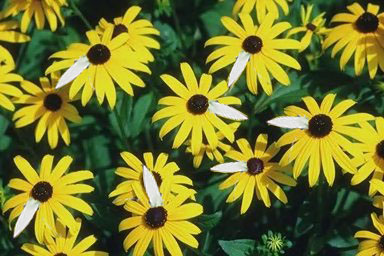
#> input picture data/casia2_splicing_sample/Tp_D_CRN_M_N_pla00035_pla00033_10997.jpg, 384 x 256 px; its folder holds 3 pictures in this run
$ python real_contour_curvature_casia2.py
#> lines starting #> are read from the running program, lines starting #| are printed output that depends on the picture; after the words box and inside, x2 and y2 are one past the last pixel; in counts of white or black regions, pixels touching at a corner belong together; pictures that were not available may be replaced by others from this repository, and a replacement may not be noted
### contour_curvature.py
"""contour_curvature.py -- G-branch: dyskretna krzywizna konturow 2D.

Patrz PREREG_CONTOUR_CURVATURE_v0.1.md dla pelnej, zamrozonej specyfikacji.
NIE jest zwiazane z operatorem Weingartena (siatki 3D,
TIMDR-Geometry-Formalism/timdr_geometry/weingarten.py) -- to osobny,
znacznie prostszy klasyczny wzor na krzywizne krzywej plaskiej (kat zmiany
kierunku na jednostke dlugosci luku), zastosowany do konturow wykrytych
przez cv2.Canny + cv2.findContours. Rowniez NIE jest zwiazane z
`detect_twist()` w i2d_core.py (to lokalna asymetria jasnosci bloku
pikseli, zupelnie inny sygnal).
"""
from __future__ import annotations

from dataclasses import dataclass
from typing import List, Optional, Sequence, Tuple

import cv2
import numpy as np

CANNY_LOW = 50
CANNY_HIGH = 150
CURVATURE_STEP = 3
MIN_CONTOUR_LEN = 20
MAD_TO_STD = 1.4826
K_ROBUST = 3.0


# [50 lines left out: functions extract_contours, contour_curvatures, image_curvatures, not called in this run]


@dataclass
class CurvatureThreshold:
    kappa_thresh: float
    median: float
    mad: float


def compute_reference_threshold(reference_grays: Sequence[np.ndarray], k: float = K_ROBUST,
                                 low: int = CANNY_LOW, high: int = CANNY_HIGH,
                                 step: int = CURVATURE_STEP) -> CurvatureThreshold:
    """Prog kappa_thresh = mediana + k*MAD (konwencja MAD calego ekosystemu
    TIMDR), wyznaczony WYLACZNIE z obrazow referencyjnych (zdrowych/
    nienaruszonych)."""
    pieces = [image_curvatures(g, low, high, step) for g in reference_grays]
    pieces = [p for p in pieces if len(p)]
    if not pieces:
        raise ValueError("brak punktow konturu w obrazach referencyjnych -- nie mozna wyznaczyc progu")
    pooled = np.concatenate(pieces)
    med = float(np.median(pooled))
    mad = float(np.median(np.abs(pooled - med)))
    thresh = med + k * mad * MAD_TO_STD
    return CurvatureThreshold(kappa_thresh=thresh, median=med, mad=mad)


# [20 lines left out: functions region_kappa_values, region_kappa_density, not called in this run]

### real_contour_curvature_casia2.py
"""real_contour_curvature_casia2.py -- test glowny na realnym podzbiorze
CASIA v2 (splicing/copy-move ground truth). Patrz
PREREG_CONTOUR_CURVATURE_v0.1.md + PREREG_CONTOUR_CURVATURE_v0.1_ADDENDUM.md
dla pelnej, zamrozonej specyfikacji -- uruchamiane DOPIERO po przejsciu
bramki syntetycznej w test_contour_curvature.py.
"""
from __future__ import annotations

import glob
import os
from dataclasses import dataclass
from typing import List, Tuple

import cv2
import numpy as np
from scipy.stats import mannwhitneyu

from contour_curvature import compute_reference_threshold, region_kappa_density

DATA_DIR = os.path.join(os.path.dirname(__file__), "data", "casia2_splicing_sample")
PATCH = 48
N_BOUNDARY = 40
N_BG = 40
MIN_DIST = 60
N_COMPARISONS = 4
ALPHA_CORR = 0.05 / N_COMPARISONS

IMAGES = [
    ("Tp_D_CRN_M_N_pla00035_pla00033_10997", "splicing"),
    ("Tp_D_CRN_S_N_nat00033_cha00086_11502", "splicing"),
    ("Tp_S_NNN_S_O_pla00077_pla00077_11212", "copy-move"),
    ("Tp_S_NRN_S_N_pla00005_pla00005_10937", "copy-move"),
]


@dataclass
class ImageResult:
    name: str
    kind: str
    n_boundary: int
    n_bg: int
    mean_boundary: float
    mean_bg: float
    p_value: float
    significant: bool


def _load(name: str) -> Tuple[np.ndarray, np.ndarray]:
    gray = cv2.imread(os.path.join(DATA_DIR, f"{name}.jpg"), cv2.IMREAD_GRAYSCALE)
    mask = cv2.imread(os.path.join(DATA_DIR, f"{name}_gt.png"), cv2.IMREAD_GRAYSCALE)
    if gray is None or mask is None:
        raise FileNotFoundError(f"brak pliku dla {name} w {DATA_DIR}")
    mask_bin = (mask > 127).astype(np.uint8)
    return gray, mask_bin


def _boundary_points(mask_bin: np.ndarray) -> np.ndarray:
    contours, _ = cv2.findContours(mask_bin * 255, cv2.RETR_EXTERNAL, cv2.CHAIN_APPROX_NONE)
    if not contours:
        return np.zeros((0, 2), dtype=np.int64)
    pts = np.concatenate([c.reshape(-1, 2) for c in contours], axis=0)
    return pts  # (x, y)


def _dist_to_mask(mask_bin: np.ndarray) -> np.ndarray:
    inv = (1 - mask_bin).astype(np.uint8)
    # odleglosc kazdego piksela od najblizszego piksela maski (odleglosc do
    # tla maski liczona na dopelnieniu -> distanceTransform na tle wzgledem
    # obiektu daje odleglosc do najblizszego piksela ROWNEGO 0 w wejsciu;
    # chcemy odleglosc do najblizszego piksela maski==1, wiec transformujemy
    # dopelnienie maski.
    return cv2.distanceTransform(inv, cv2.DIST_L2, 5)


def _sample_patches(rng: np.random.Generator, h: int, w: int, half: int,
                     candidates_xy: np.ndarray, n: int) -> List[Tuple[int, int, int, int]]:
    """Zwraca do n ROI (x0,y0,x1,y1) wysrodkowanych na losowo wybranych
    punktach z candidates_xy, przycietych do granic obrazu."""
    if len(candidates_xy) == 0:
        return []
    idx = rng.choice(len(candidates_xy), size=min(n, len(candidates_xy) * 4), replace=True)
    rois = []
    seen = set()
    for i in idx:
        x, y = candidates_xy[i]
        x0, y0 = max(0, x - half), max(0, y - half)
        x1, y1 = min(w, x + half), min(h, y + half)
        if x1 - x0 < 2 * half - 4 or y1 - y0 < 2 * half - 4:
            continue
        key = (x0, y0)
        if key in seen:
            continue
        seen.add(key)
        rois.append((x0, y0, x1, y1))
        if len(rois) >= n:
            break
    return rois


def run_one(name: str, kind: str, seed: int) -> ImageResult:
    gray, mask_bin = _load(name)
    h, w = gray.shape
    half = PATCH // 2

    boundary_xy = _boundary_points(mask_bin)
    dist = _dist_to_mask(mask_bin)
    bg_mask = dist > MIN_DIST
    bg_ys, bg_xs = np.where(bg_mask)
    bg_xy = np.stack([bg_xs, bg_ys], axis=1)

    rng = np.random.default_rng(seed)
    boundary_rois = _sample_patches(rng, h, w, half, boundary_xy, N_BOUNDARY)
    bg_rois = _sample_patches(rng, h, w, half, bg_xy, N_BG)

    bg_grays = [gray[y0:y1, x0:x1] for (x0, y0, x1, y1) in bg_rois]
    threshold = compute_reference_threshold(bg_grays)

    d_boundary = [region_kappa_density(gray, threshold, roi=r) for r in boundary_rois]
    d_bg = [region_kappa_density(gray, threshold, roi=r) for r in bg_rois]
    d_boundary = [d for d in d_boundary if not np.isnan(d)]
    d_bg = [d for d in d_bg if not np.isnan(d)]

    if len(d_boundary) < 5 or len(d_bg) < 5:
        return ImageResult(name, kind, len(d_boundary), len(d_bg),
                            float(np.mean(d_boundary)) if d_boundary else float("nan"),
                            float(np.mean(d_bg)) if d_bg else float("nan"),
                            float("nan"), False)

    stat, p = mannwhitneyu(d_boundary, d_bg, alternative="greater")
    return ImageResult(name, kind, len(d_boundary), len(d_bg),
                        float(np.mean(d_boundary)), float(np.mean(d_bg)),
                        float(p), bool(p < ALPHA_CORR))


def run_real_test(verbose: bool = True) -> List[ImageResult]:
    results = []
    for i, (name, kind) in enumerate(IMAGES):
        res = run_one(name, kind, seed=1000 + i)
#> in _load, `gray = cv2.imread(os.path.join(DATA_DIR, f"{name}.jpg"), cv2.IMREAD_GR..`:
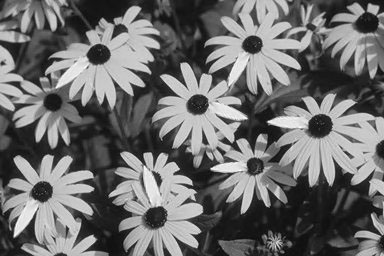
#> gray: shape (256, 384); min 6, max 255, mean 109
#> in _load, `mask_bin = (mask > 127).astype(np.uint8)`:
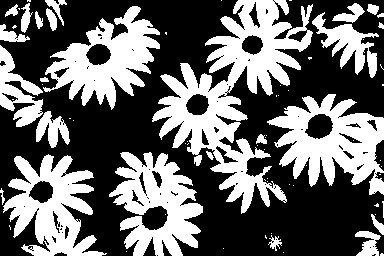
#> mask_bin: shape (256, 384); values 0 (black) and 1 (white), 41% white; 72 white regions (47 under 20 px)
#> in _boundary_points, `contours, _ = cv2.findContours(mask_bin * 255, cv2.RETR_EXTERNAL, cv2...`: contours = 69 contours, 47 with area under 20; largest, box (x1, y1, x2, y2) and area: (152, 0, 313, 214) 11902, (267, 94, 384, 195) 6498, (43, 6, 160, 110) 5586, (3, 154, 107, 256) 5532, (109, 152, 203, 256) 5354
#> in _boundary_points, `pts = np.concatenate([c.reshape(-1, 2) for c in contours], axis=0)`: pts = 6706 pairs, first value 0 to 383, second value 0 to 255
#> in run_one, `boundary_xy = _boundary_points(mask_bin)`: boundary_xy has the same summary as pts in _boundary_points
#> in _dist_to_mask, `inv = (1 - mask_bin).astype(np.uint8)`: inv: shape (256, 384); values 0 (black) and 1 (white), 59% white; 72 black regions (47 under 20 px), largest, box (x1, y1, x2, y2) and area: (152, 0, 313, 214) 11676, (267, 94, 384, 195) 6127, (109, 152, 203, 256) 5519
#> in _dist_to_mask, `return cv2.distanceTransform(inv, cv2.DIST_L2, 5)`:
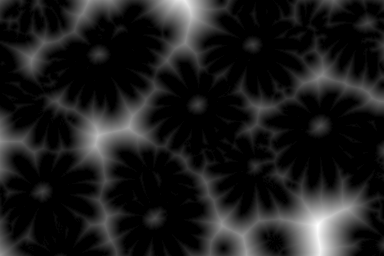
#> returned value: shape (256, 384) float32; min 0, max 39.18, mean 4.4; drawn with min black and max white
#> in run_one, `bg_mask = dist > MIN_DIST`: bg_mask: shape (256, 384) bool; every value is 0
#> in run_one, `bg_ys, bg_xs = np.where(bg_mask)`: bg_ys = empty array
#> in _sample_patches, `idx = rng.choice(len(candidates_xy), size=min(n, len(candidates_xy) * ..`: idx = 40 values, max 6598 at index 27, min 5 at index 18, mean 3386.9
#> the loop in _sample_patches, `for i in idx:` made 40 passes
#> (i, x, y, x0, y0, x1, y1) on passes 1 to 12: (1366, 120, 229, 96, 205, 144, 253), (3496, 343, 65, 319, 41, 367, 89), (5689, 270, 189, 246, 165, 294, 213), (4049, 64, 60, 40, 36, 88, 84), (5489, 213, 170, 189, 146, 237, 194), (3158, 41, 92, 17, 68, 65, 116), (1399, 126, 238, 102, 214, 150, 256), (1362, 120, 225, 96, 201, 144, 249), (3372, 314, 19, 290, 0, 338, 43), (3545, 362, 66, 338, 42, 384, 90), (1988, 49, 123, 25, 99, 73, 147), (1281, 156, 206, 132, 182, 180, 230)
#> after the loop in _sample_patches, `for i in idx:`: rois = 32 items, first 6: (96, 205, 144, 253), (319, 41, 367, 89), (246, 165, 294, 213), (40, 36, 88, 84), (189, 146, 237, 194), (17, 68, 65, 116); seen = 32 items
#> in run_one, `boundary_rois = _sample_patches(rng, h, w, half, boundary_xy, N_BOUNDA..`: boundary_rois has the same summary as rois in _sample_patches
#> in run_one, `bg_rois = _sample_patches(rng, h, w, half, bg_xy, N_BG)`: bg_rois = []
        results.append(res)
        if verbose:
            print(f"{name} ({kind}): n_boundary={res.n_boundary} n_bg={res.n_bg} "
                  f"mean_boundary={res.mean_boundary:.4f} mean_bg={res.mean_bg:.4f} "
                  f"p={res.p_value:.4g} significant(Bonferroni)={res.significant}")
    return results


if __name__ == "__main__":
#> (the run stopped early here; a loop or call above may not have finished)
